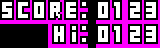

The image is a tile-based game level rendered from a .tmx file. Its description and complete source (layers, tilesets, objects, tile grids) follow:
An orthogonal 20x6 tile map with 8x8 px tiles, 1 tile layer (score).

<map version="1.0" tiledversion="1.0.3" orientation="orthogonal" renderorder="right-down" width="20" height="6" tilewidth="8" tileheight="8" nextobjectid="1">
 <tileset firstgid="1" source="fbtiles.tsx" />
 <layer name="score" width="20" height="6">
  <data encoding="csv">
17,18,19,20,79,80,139,140,199,200,98,0,79,402,403,404,405,406,407,408,
37,38,39,40,99,100,159,160,219,220,118,0,421,422,423,424,425,426,427,428,
35,36,59,60,119,120,179,180,239,240,138,0,441,442,443,444,445,446,447,448,
0,0,0,0,0,0,94,95,96,97,98,0,401,402,403,404,405,406,407,408,
0,0,0,0,0,0,114,115,116,117,118,0,421,422,423,424,425,426,427,428,
0,0,0,0,0,0,134,135,136,137,138,0,441,442,443,444,445,446,447,448
</data>
 </layer>
</map>